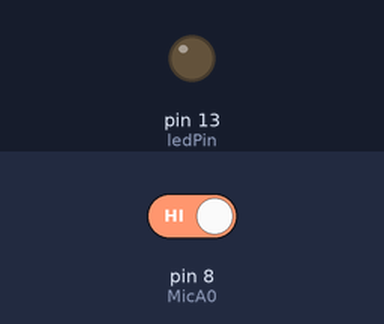
This sketch was run on a simulated Arduino Uno, built with avr-gcc and run on an emulated ATmega328P. On the bench: output pins drawn as LEDs (lit = HIGH). The inputs (shaded band) are chosen by the test bench; at power-on: pin 8 (MicA0) HIGH.

Above: at 1.2 s.
1.3 s: pin 8 (MicA0) driven LOW
At 3.8 s:
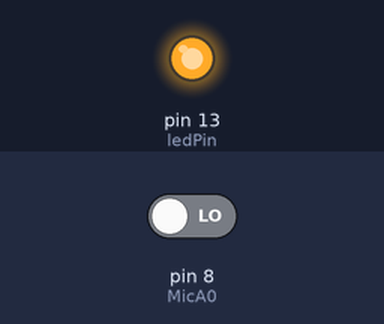
4.3 s: pin 8 (MicA0) driven HIGH
At 4.8 s:
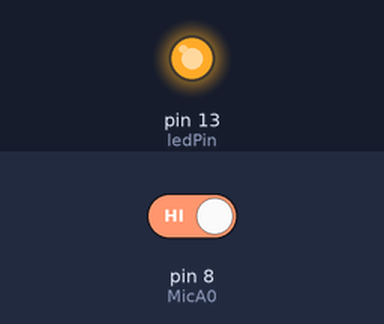
Timing chart, 0 to 7.3 s (numbered marks = the images above; inputs shaded):
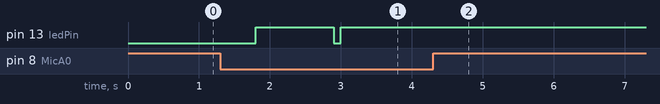

Measured:
- after the input at 1.3 s, pin 13 (ledPin): LOW → HIGH after 0.50 s, → LOW 1.1 s later, → HIGH 0.10 s later
- after the input at 4.3 s, pin 13 (ledPin): stays HIGH (without the input it goes to LOW after 1.0 s)

The sketch:

Sound_Senor.ino
```cpp
#define MicA0 8
int ledPin =13;
int clap =0;
long detection_range =0;
long detection_range_start =0;
boolean status_lights = false;
void setup(){
  pinMode(MicA0,INPUT);
  pinMode(ledPin,OUTPUT);

}

void loop(){
  int status_MicA0 = digitalRead(MicA0);
  if(status_MicA0== 0){
    if(clap ==0){
      detection_range_start= detection_range = millis();
      clap++;
    }
    else if(clap>0 && millis()-detection_range>=50){
      detection_range =millis();
      clap++;
    }
  }
  if(millis()-detection_range_start >=100){
    if(clap==2){
      if(!status_lights){
        status_lights = true;
        digitalWrite(ledPin, HIGH);
        delay(1000);
      }
      else if (status_lights){
        status_lights = false;
        digitalWrite(ledPin,LOW);
      }
    }
    clap =0;

  }
}
```
